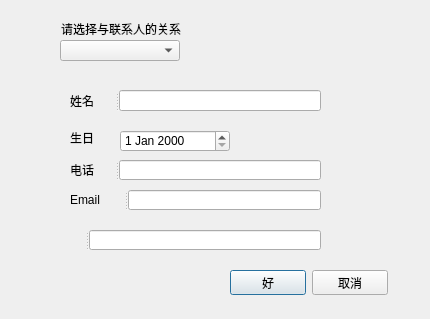
<?xml version="1.0" encoding="UTF-8"?>
<ui version="4.0">
 <class>AddPeopleDialog</class>
 <widget class="QDialog" name="AddPeopleDialog">
  <property name="geometry">
   <rect>
    <x>0</x>
    <y>0</y>
    <width>430</width>
    <height>319</height>
   </rect>
  </property>
  <property name="windowTitle">
   <string>Dialog</string>
  </property>
  <widget class="QComboBox" name="relationBox">
   <property name="geometry">
    <rect>
     <x>60</x>
     <y>40</y>
     <width>120</width>
     <height>21</height>
    </rect>
   </property>
  </widget>
  <widget class="QLabel" name="label">
   <property name="geometry">
    <rect>
     <x>61</x>
     <y>21</y>
     <width>120</width>
     <height>16</height>
    </rect>
   </property>
   <property name="text">
    <string>请选择与联系人的关系</string>
   </property>
  </widget>
  <widget class="QLabel" name="label_4">
   <property name="geometry">
    <rect>
     <x>70</x>
     <y>130</y>
     <width>41</width>
     <height>16</height>
    </rect>
   </property>
   <property name="text">
    <string>生日</string>
   </property>
  </widget>
  <widget class="QDateEdit" name="birthdayDateEdit">
   <property name="geometry">
    <rect>
     <x>120</x>
     <y>130</y>
     <width>110</width>
     <height>22</height>
    </rect>
   </property>
  </widget>
  <widget class="QSplitter" name="splitter">
   <property name="geometry">
    <rect>
     <x>70</x>
     <y>90</y>
     <width>251</width>
     <height>21</height>
    </rect>
   </property>
   <property name="orientation">
    <enum>Qt::Horizontal</enum>
   </property>
   <widget class="QLabel" name="label_2">
    <property name="text">
     <string>姓名</string>
    </property>
   </widget>
   <widget class="QLineEdit" name="nameEdit"/>
  </widget>
  <widget class="QSplitter" name="splitter_2">
   <property name="geometry">
    <rect>
     <x>70</x>
     <y>230</y>
     <width>251</width>
     <height>20</height>
    </rect>
   </property>
   <property name="orientation">
    <enum>Qt::Horizontal</enum>
   </property>
   <widget class="QLabel" name="changableLabel">
    <property name="text">
     <string/>
    </property>
   </widget>
   <widget class="QLineEdit" name="specialEdit"/>
  </widget>
  <widget class="QWidget" name="layoutWidget">
   <property name="geometry">
    <rect>
     <x>230</x>
     <y>270</y>
     <width>158</width>
     <height>25</height>
    </rect>
   </property>
   <layout class="QHBoxLayout" name="horizontalLayout">
    <item>
     <widget class="QPushButton" name="okPushButton">
      <property name="text">
       <string>好</string>
      </property>
     </widget>
    </item>
    <item>
     <widget class="QPushButton" name="cancelPushButton">
      <property name="text">
       <string>取消</string>
      </property>
     </widget>
    </item>
   </layout>
  </widget>
  <widget class="QSplitter" name="splitter_3">
   <property name="geometry">
    <rect>
     <x>70</x>
     <y>160</y>
     <width>251</width>
     <height>20</height>
    </rect>
   </property>
   <property name="orientation">
    <enum>Qt::Horizontal</enum>
   </property>
   <widget class="QLabel" name="phoneLabel">
    <property name="text">
     <string>电话</string>
    </property>
   </widget>
   <widget class="QLineEdit" name="phoneEdit"/>
  </widget>
  <widget class="QSplitter" name="splitter_4">
   <property name="geometry">
    <rect>
     <x>70</x>
     <y>190</y>
     <width>251</width>
     <height>20</height>
    </rect>
   </property>
   <property name="orientation">
    <enum>Qt::Horizontal</enum>
   </property>
   <widget class="QLabel" name="emailLabel">
    <property name="text">
     <string>Email</string>
    </property>
   </widget>
   <widget class="QLineEdit" name="emailEdit"/>
  </widget>
 </widget>
 <resources/>
 <connections/>
</ui>
